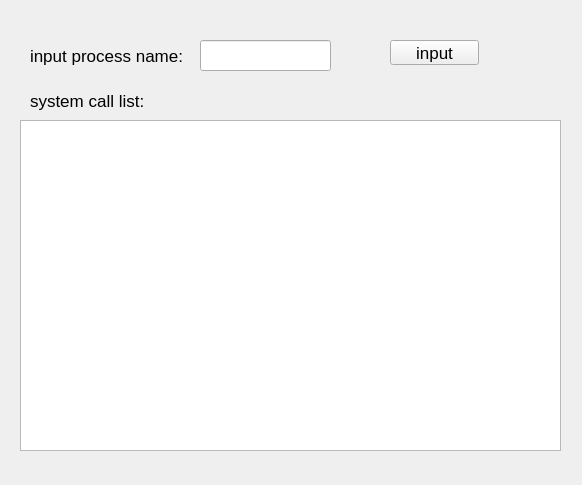
<?xml version="1.0" encoding="UTF-8"?>
<ui version="4.0">
 <class>viewprocesscall</class>
 <widget class="QDockWidget" name="viewprocesscall">
  <property name="geometry">
   <rect>
    <x>0</x>
    <y>0</y>
    <width>582</width>
    <height>485</height>
   </rect>
  </property>
  <property name="windowTitle">
   <string>DockWidget</string>
  </property>
  <widget class="QWidget" name="dockWidgetContents">
   <widget class="QTextBrowser" name="calllist">
    <property name="geometry">
     <rect>
      <x>20</x>
      <y>120</y>
      <width>541</width>
      <height>331</height>
     </rect>
    </property>
   </widget>
   <widget class="QLabel" name="label">
    <property name="geometry">
     <rect>
      <x>30</x>
      <y>80</y>
      <width>161</width>
      <height>41</height>
     </rect>
    </property>
    <property name="font">
     <font>
      <pointsize>13</pointsize>
     </font>
    </property>
    <property name="text">
     <string>system call list:</string>
    </property>
   </widget>
   <widget class="QLabel" name="label_2">
    <property name="geometry">
     <rect>
      <x>30</x>
      <y>40</y>
      <width>161</width>
      <height>31</height>
     </rect>
    </property>
    <property name="font">
     <font>
      <pointsize>13</pointsize>
     </font>
    </property>
    <property name="text">
     <string>input process name:</string>
    </property>
   </widget>
   <widget class="QLineEdit" name="processname">
    <property name="geometry">
     <rect>
      <x>200</x>
      <y>40</y>
      <width>131</width>
      <height>31</height>
     </rect>
    </property>
   </widget>
   <widget class="QPushButton" name="input">
    <property name="geometry">
     <rect>
      <x>390</x>
      <y>40</y>
      <width>89</width>
      <height>25</height>
     </rect>
    </property>
    <property name="font">
     <font>
      <pointsize>13</pointsize>
     </font>
    </property>
    <property name="text">
     <string>input</string>
    </property>
   </widget>
  </widget>
 </widget>
 <resources/>
 <connections/>
</ui>
